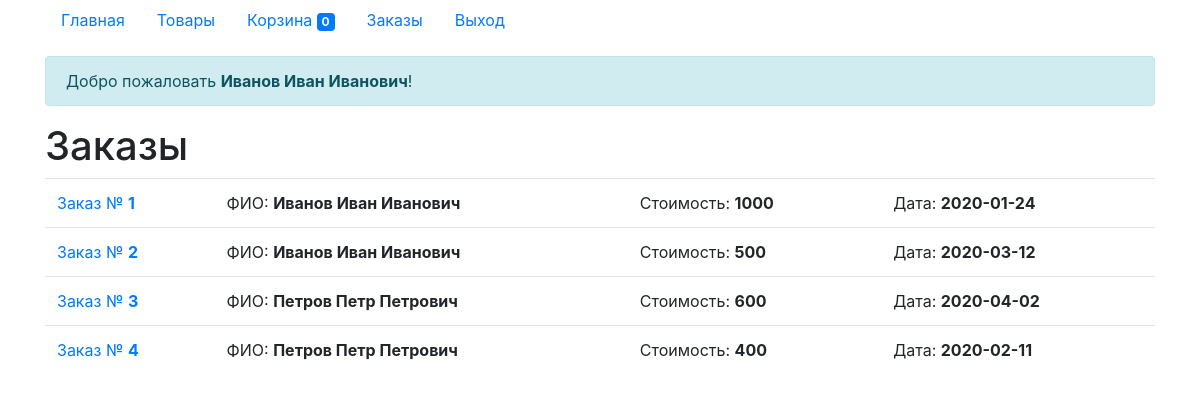
/?c=orders (signed in), run on the app's committed database.
### tables this page shows
CREATE TABLE `orders` (
  `id` int(11) NOT NULL AUTO_INCREMENT,
  `user_id` int(11) NOT NULL,
  `price` varchar(7) NOT NULL,
  `date` date NOT NULL,
  PRIMARY KEY (id)
);

CREATE TABLE `users` (
  `id` int(11) unsigned NOT NULL AUTO_INCREMENT,
  `fio` varchar(150) NOT NULL DEFAULT 'N/O',
  `login` varchar(20) NOT NULL,
  `password` varchar(255) NOT NULL,
  `date` date NOT NULL COMMENT 'Дата рождения',
  `is_admin` tinyint unsigned NOT NULL DEFAULT 0,
  PRIMARY KEY (id)
);

### engine/lib.php (called while the page is built, shortened)
<?php
function getContent()
{
    $action = 'index';
    $actionName = $action . 'Action';
    return $actionName();
}
function getConnect()
{
    static $link;
    if (empty($link)) {
        $link = mysqli_connect('127.0.0.1', 'homestead', 'secret', 'homestead');
        mysqli_query($link, 'set names utf8');
    }
    return $link;
}
function isGuest()
{
    return empty($_SESSION['auth']);
}
function isAdmin()
{
    return !isGuest() && $_SESSION['auth']['is_admin'];
}
function renderView($viewPath, $data = [])
{
    extract($data);
    include $viewPath;
    return ob_get_clean();
}

### engine/controllers/orders.php (called while the page is built, shortened)
<?php
function indexAction()
{
    return allAction();
}
function allAction()
{
    $sql = "select orders.id, orders.price, orders.date, users.fio from orders, users where orders.user_id = users.id";
    $result = mysqli_query(getConnect(), $sql);
    $orders = mysqli_fetch_all($result, MYSQLI_ASSOC);
    return renderView('views/orders/all.php', ['orders' => $orders]);
}

### engine/views/orders/all.php (the view)
<h1>Заказы</h1>
<table class="table table-hover">
    <tbody>
    <?php if (count($orders)): ?>
        <?php foreach ($orders as $order): ?>
            <tr>
                <td>
                    <a href="?c=orders&a=one&id=<?= $order['id'] ?>">Заказ № <strong><?= $order['id']; ?></strong></a>
                </td>
                <?php if (isAdmin()): ?>
                    <td>ФИО: <strong><?= $order['fio'] ?></strong></td>
                <?php endif; ?>
                <td>Стоимость: <strong><?= $order['price']; ?></strong></td>
                <td>Дата: <strong><?= $order['date']; ?></strong></td>
            </tr>
        <?php endforeach; ?>
    <?php else: ?>
        <tr>
            <td colspan="3">У вас пока нет заказов.</td>
        </tr>
    <?php endif; ?>
    </tbody>
</table>

### data on the page
orders: id "1", user.fio "Иванов Иван Иванович", price "1000", date "2020-01-24"
orders: id "2", user.fio "Иванов Иван Иванович", price "500", date "2020-03-12"
orders: id "3", user.fio "Петров Петр Петрович", price "600", date "2020-04-02"
orders: id "4", user.fio "Петров Петр Петрович", price "400", date "2020-02-11"

### other printed values
$count "0"
$msg "Добро пожаловать Иванов Иван Иванович !"
